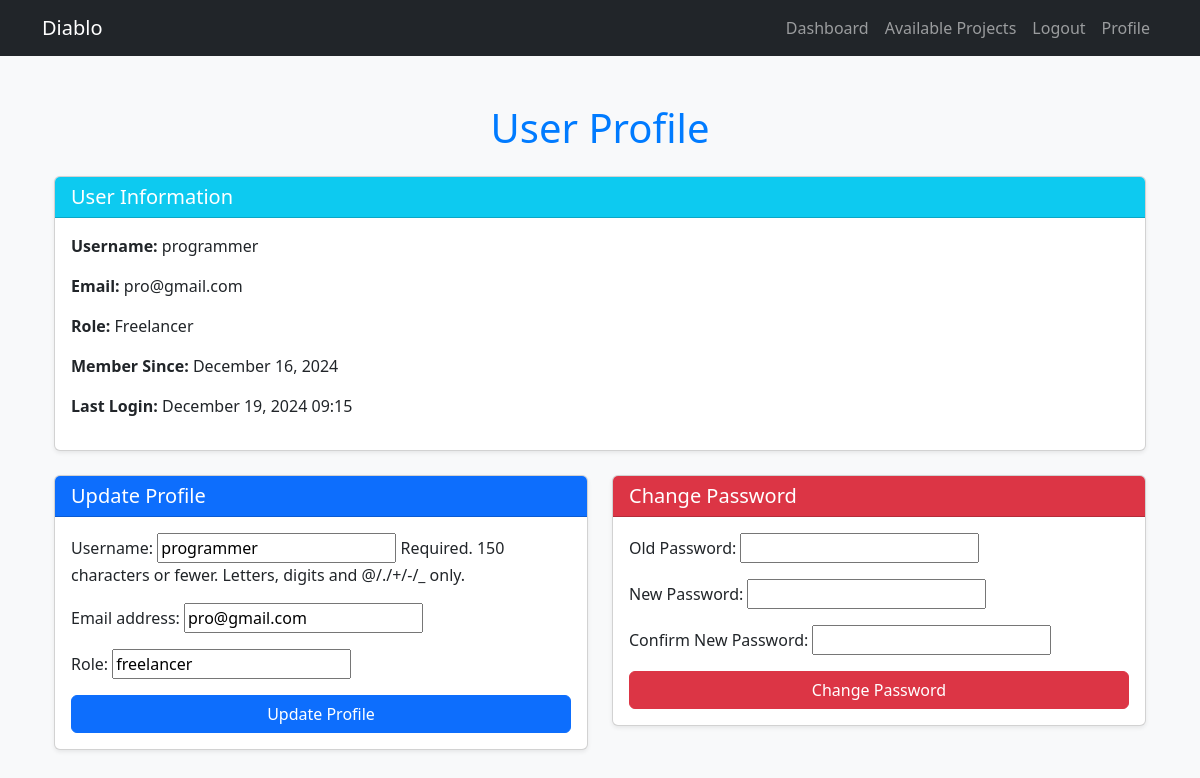
Page /profile/ (signed in) on the committed database.
### core/models.py (models this page shows, shortened)
class CustomUser(AbstractUser):
    ROLE_CHOICES = (
        ('client', 'Client'),
        ('freelancer', 'Freelancer'),
    )
    role = models.CharField(max_length=20, choices=ROLE_CHOICES)

### core/views.py (the view)
# urls.py: path('profile/', views.profile, name='profile'),
@login_required
def profile(request):
    user = request.user
    if request.method == 'POST':
        profile_form = UserProfileForm(request.POST, instance=user)
        password_form = PasswordChangeForm(request.POST)
        if 'update_profile' in request.POST and profile_form.is_valid():
            profile_form.save()
            messages.success(request, "Profile updated successfully!")
        elif 'change_password' in request.POST and password_form.is_valid():
            if user.check_password(password_form.cleaned_data['old_password']):
                user.set_password(password_form.cleaned_data['new_password'])
                user.save()
                update_session_auth_hash(request, user)  # Keep user logged in after password change
                messages.success(request, "Password updated successfully!")
            else:
                messages.error(request, "Old password is incorrect!")
        else:
            messages.error(request, "Please correct the errors below.")
    else:
        profile_form = UserProfileForm(instance=user)
        password_form = PasswordChangeForm()
    return render(request, 'profile.html', {
        'profile_form': profile_form,
        'password_form': password_form
    })

### core/forms.py (shortened to what this page needs)
class UserProfileForm(forms.ModelForm):
    class Meta:
        model = User
        fields = ['username', 'email', 'role']  # Fields the user can update
        widgets = {
            'role': forms.TextInput(attrs={'readonly': 'readonly'}),  # Role is not editable
        }

class PasswordChangeForm(forms.Form):
    old_password = forms.CharField(widget=forms.PasswordInput, label="Old Password")
    new_password = forms.CharField(widget=forms.PasswordInput, label="New Password")
    confirm_password = forms.CharField(widget=forms.PasswordInput, label="Confirm New Password")

### core/templates/profile.html (shortened to what this page needs)
{% extends 'base.html' %}
{% load static %}
{% block content %}
<div class="container mt-5">
    <h1 class="text-center mb-4">User Profile</h1>
    <div class="row">
        <div class="col-md-12">
            <div class="card shadow-sm mb-4">
                <div class="card-header bg-info text-white">
                    <h5 class="mb-0">User Information</h5>
                </div>
                <div class="card-body">
                    <p><strong>Username:</strong> {{ user.username }}</p>
                    <p><strong>Email:</strong> {{ user.email }}</p>
                    <p><strong>Role:</strong> {{ user.get_role_display }}</p>
                    <p><strong>Member Since:</strong> {{ user.date_joined|date:"F d, Y" }}</p>
                    <p><strong>Last Login:</strong> {{ user.last_login|date:"F d, Y H:i" }}</p>
                </div>
            </div>
        </div>
    </div>
    <div class="row">
        <div class="col-md-6">
            <div class="card shadow-sm mb-4">
                <div class="card-header bg-primary text-white">
                    <h5 class="mb-0">Update Profile</h5>
                </div>
                <div class="card-body">
                    <form method="POST">
                        {{ profile_form.as_p }}
                        <button type="submit" name="update_profile" class="btn btn-primary w-100">Update Profile</button>
                    </form>
                </div>
            </div>
        </div>
        <div class="col-md-6">
            <div class="card shadow-sm mb-4">
                <div class="card-header bg-danger text-white">
                    <h5 class="mb-0">Change Password</h5>
                </div>
                <div class="card-body">
                    <form method="POST">
                        {{ password_form.as_p }}
                        <button type="submit" name="change_password" class="btn btn-danger w-100">Change Password</button>
                    </form>
                </div>
            </div>
        </div>
    </div>
</div>
{% endblock %}

### static/css/custom.css (style rules this page uses)
body { background-color: #f8f9fa; }
h1 { color: #007bff; }

### rows in the picture
CustomUser: username "programmer", email "pro@gmail.com", role "Freelancer", date_joined "December 16, 2024", last_login "December 19, 2024 09:15", role "freelancer"
